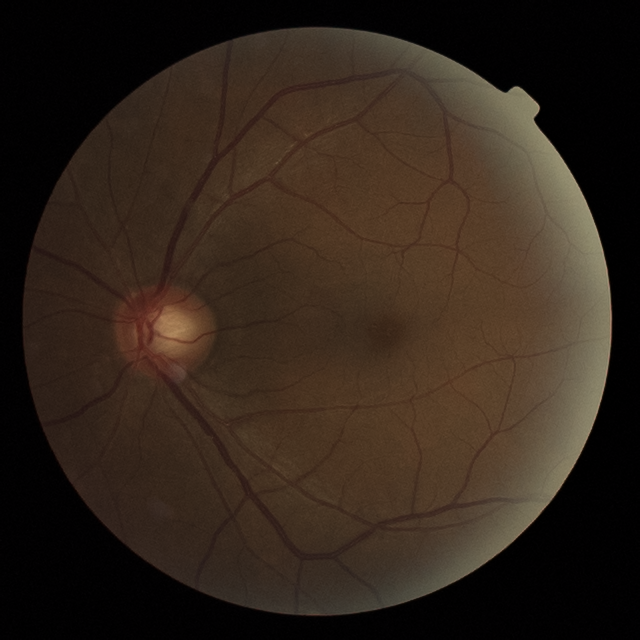
#> input picture Restoration tools, Python/original.tif, 640 x 640 px
$ python -i example1_color_enhance.py   (imports and definitions only)   (Python 2 division)   (older library calls are emulated)
#> lines starting #> are read from the running program, lines starting #| are printed output that depends on the picture
#> further down, picture is the input picture: shape (640, 640, 3); mean B, G, R 27, 37, 49.5
# File: norread_channel_extraction
# Author: Rick Morrison
# Copyright 2015 SocialEyes Corporation
'''
OpenCV/Python/Numpy code for retinal image enhancement
The conversion to c/c++ code will be relatively straight-forward.

There are 5 example code sets that are similar to that which will
be implemented for the tablet based analysis. These examples are:

* example1_color_enhance - Improve display of initial image
* example2_nored -         Zero out image red channel and convert to gray scale
* example3_tone -          Improve contrast and gamma of nored image
* example4_sharpen -       Apply unsharp mask to nored image
* example5_deconvolve -    Apply deconvolution

Each example can be passed either a image data array or read an image data file.

The first several functions are the example code. This is followed by
a class that implements the functionality and finishing with the main program.

The examples either rely on the retinal_image_processing class or when
they are suffixed with explicit they stand separate from the class.

'''

# Libraries used in analysis
import numpy as np
import cv2

#-------------------------------------------------------------------------------------------------------
# [47 lines left out: functions example1_color_enhance, example1_color_enhance_explicit, display, not called in this run]


#-------------------------------------------------------------------------------------------------------
class retinal_image_processing ():

    def __init__(self):
        self.img        = None
        self.imgChannel = None
        self.filename   = None
        self.tone_curve = None
        self.gamma_value= None

    def read_image(self, filename):     # Read image using opencv
        self.img = cv2.imread (filename)
        return self.img

    def write_image(self, filename, img=None):    # Write image data using opencv
        if (img!=None): return cv2.imwrite(filename, img)
        else: return cv2.imwrite(filename, self.img)

    def write_image_channel(self, filename, imgChannel=None):
        if (imgChannel!=None): return cv2.imwrite(filename, imgChannel)
        else: return cv2.imwrite(filename, self.imgChannel)

    def set_image(self, img):           # Send in image data
        self.img = img.copy()
        return

    def set_image_channel(self,imgChan):
        self.imgChannel = imgChan.copy()
        return

    # [37 lines left out: functions unsharp_mask_image_channel, extract_red, extract_green, extract_blue, extract_nored, extract_rgb_channel, not called in this run]

    def extract_L_channel(self, img=None):  # L channel from L*a*b color space
        return      # Later

    # [36 lines left out: functions extract_channel_histogram, apply_channel_tone_curve, apply_channel_gamma_correction, apply_channel_sharpen, not called in this run]

    def blur_edge(self, img, d=31):   # Ised by deconvolution
#> called with d = 31
        h, w  = img.shape[:2]
#> h = 640; w = 640
        img_pad = cv2.copyMakeBorder(img, d, d, d, d, cv2.BORDER_WRAP)
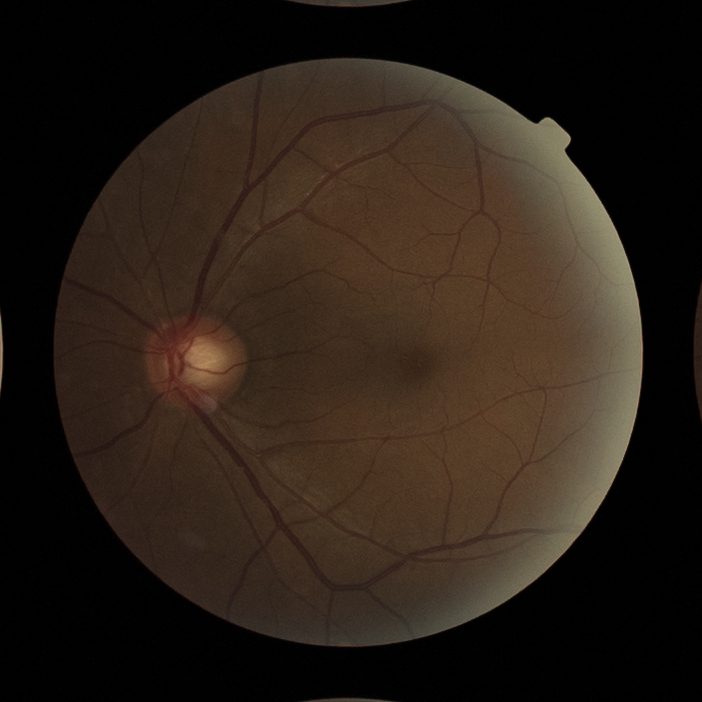
#> img_pad: shape (702, 702, 3) float64; mean of channels 0, 1, 2 0.0895, 0.122, 0.163; drawn as B, G, R
        img_blur = cv2.GaussianBlur(img_pad, (2*d+1, 2*d+1), -1)[d:-d,d:-d]
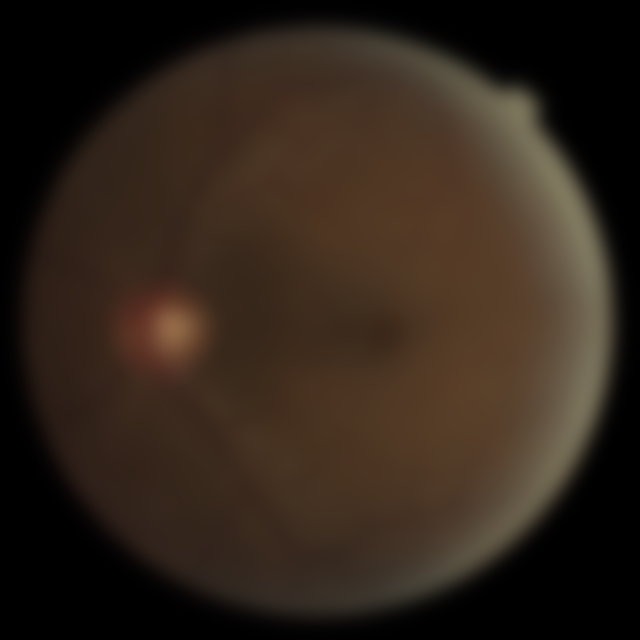
#> img_blur: shape (640, 640, 3) float64; mean of channels 0, 1, 2 0.106, 0.145, 0.194; drawn as B, G, R
        y, x = np.indices((h, w))
        dist = np.dstack([x, w-x-1, y, h-y-1]).min(-1)
        w = np.minimum(np.float32(dist)/d, 1.0)
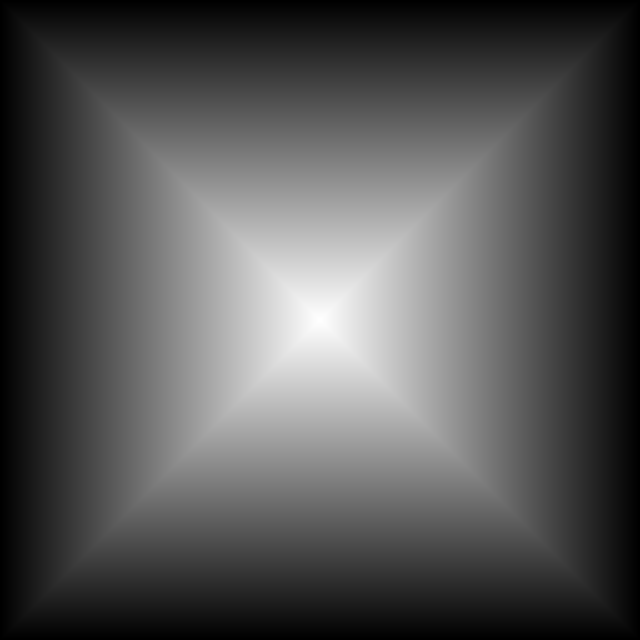
#> dist: shape (640, 640) int64; min 0, max 319, mean 106.2; drawn with min black and max white
#> (the run stopped early here; a loop or call above may not have finished)
